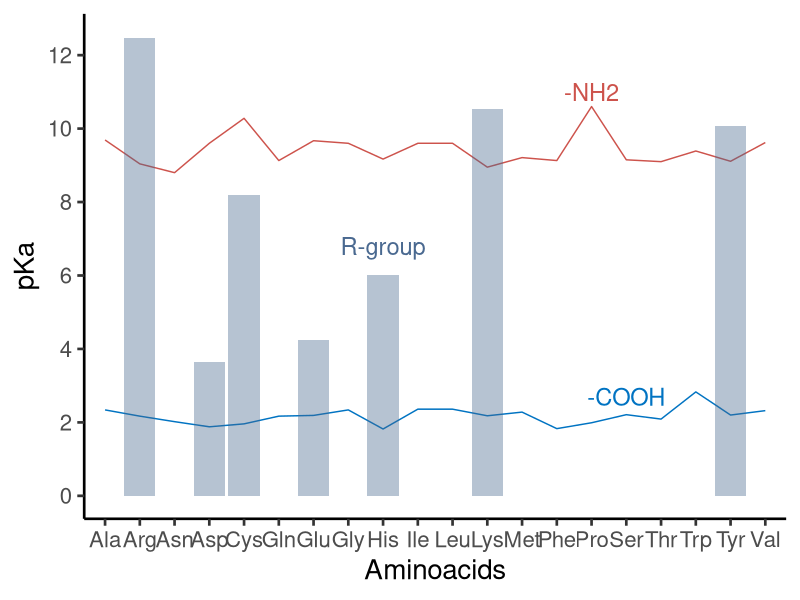
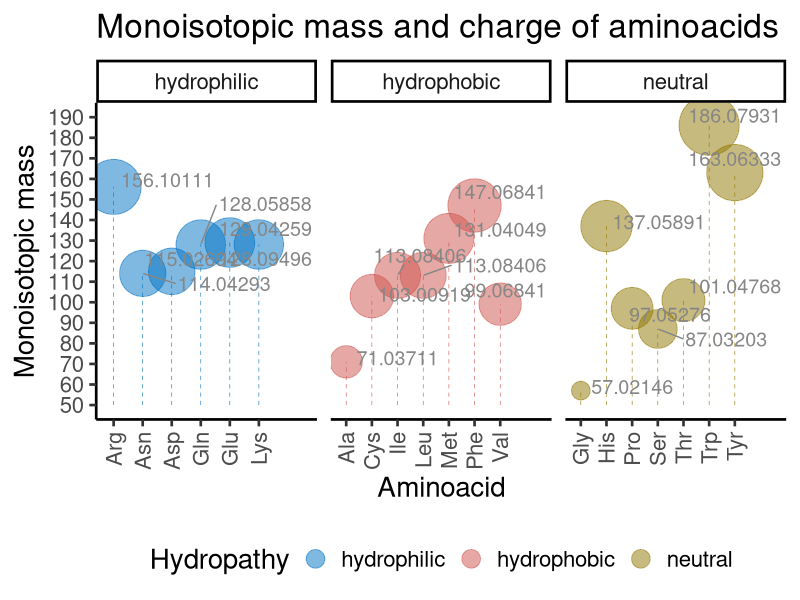

The R script that drew these images, in order:
# packages and data
library(tidyverse)
library(ggrepel)
library(kableExtra)
library(seqinr)
aminoacids <- read_tsv("./AAdata.tsv")

# Tabela resumindo as características dos aminoácidos
# summary of aminoacids table
aminoacids %>% 
    select(Name,Abbr,AA, Hydropathy, pKa, pKb, pKx, pl,
            Monoisotopic_Mass, frequency_in_proteins) %>%
    arrange(Hydropathy) %>%
     rename("Aminoacid" = Name,
            "pKa (COOH)" = pKa,
            "pKb (NH2)" = pKb,
            "pKx (side chain)" = pKx,
            "Monoisotopic Mass" = Monoisotopic_Mass,
            "Frequency in proteins (%)" = frequency_in_proteins) %>%
    kbl(caption = "Summary of amino acids properties",
      align = "c") %>% 
  kable_classic(full_width = F, html_font = "Cambria")

# Functions to calculate the pKa of a peptide, given the one letter code for each amino acid
pKa <- function(x) {
    if (x == "A" || x =="G") {
        return(2.34)
    } else if (x == "V") {
        return(2.32)
    } else if (x == "L" || x == "I") {
        return(2.36)
    } else if (x == "P") {
        return(1.99)
    } else if (x == "F") {
        return(1.83)
    } else if (x == "Y") {
        return(2.20)
    } else if (x == "W") {
        return(2.83)
    } else if (x == "C") {
        return(1.96)
    } else if (x == "M") {
        return(2.28)
    } else if (x == "S") {
        return(2.21)
    } else if (x == "T") {
        return(2.09)
    } else if (x == "N") {
        return(2.02)
    } else if (x == "Q") {
        return(2.17)
    } else if (x == "D") {
        return(1.88)
    } else if (x == "E") {
        return(2.19)
    } else if (x == "K") {
        return(2.18)
    } else if (x == "R") {
        return(2.17)
    } else if (x == "H") {
        return(1.82)
    }
}

pKb <- function(x) {
    if (x == "A") {
        return(9.69)
    } else if (x == "G" || x == "L" ||
               x == "I" || x == "D") {
        return(9.60)
    } else if (x == "C") {
        return(10.28)
    } else if (x == "M") {
        return(9.21)
    } else if (x == "S") {
        return(9.15)
    } else if (x == "T") {
        return(9.10)
    } else if (x == "N") {
        return(8.80)
    } else if (x == "Q" || x == "F") {
        return(9.13)
    } else if (x == "E") {
        return(9.67)
    } else if (x == "K") {
        return(8.95)
    } else if (x == "R") {
        return(9.04)
    } else if (x == "H") {
        return(9.17)
    } else if (x == "V") {
        return(9.62)
    } else if (x == "P") {
        return(10.60)
    } else if (x == "Y") {
        return(9.11)
    } else if (x == "W") {
        return(9.39)
    }
}

pKx <- function(x) {
    if (x == "A" || x == "G" || x == "V" ||
        x == "L" || x == "I" || x == "P" ||
        x == "F" || x == "W" || x == "N" ||
        x == "Q" || x == "S" || x == "T" ||
        x == "M") {
        return(NA)
    } else if (x == "C") {
        return(8.18)
    } else if (x == "Y") {
        return(10.07)
    } else if (x == "D") {
        return(3.65)
    } else if (x == "E") {
        return(4.25)
    } else if (x == "K") {
        return(10.53)
    } else if (x == "R") {
        return(12.48)
    } else if (x == "H") {
        return(6.00)
    }
}

# Function to calculate the monoisotopic mass of a peptide, given the one letter code amino acid
monoisotopic_mass <- function(x) {
    if (x == "A") {
        return(71.03711)
    } else if (x == "C") {
        return(103.00919)
    } else if (x == "D") {
        return(115.02694)
    } else if (x == "E") {
        return(129.04259)
    } else if (x == "F") {
        return(147.06841)
    } else if (x == "G") {
        return(57.02146)
    } else if (x == "H") {
        return(137.05891)
    } else if (x == "I") {
        return(113.08406)
    } else if (x == "K") {
        return(128.09496)
    } else if (x == "L") {
        return(113.08406)
    } else if (x == "M") {
        return(131.04049)
    } else if (x == "N") {
        return(114.04293)
    } else if (x == "P") {
        return(97.05276)
    } else if (x == "Q") {
        return(128.05858)
    } else if (x == "R") {
        return(156.10111)
    } else if (x == "S") {
        return(87.03203)
    } else if (x == "T") {
        return(101.04768)
    } else if (x == "V") {
        return(99.06841)
    } else if (x == "W") {
        return(186.07931)
    } else if (x == "Y") {
        return(163.06333)
    }
}

# function to calculate the isoelectric point for the amino acid, given the one letter code
pI <- function(x) {
    if (x == "A" || x == "G" || x == "V" || x == "L" || x == "I" ||
        x == "P" || x == "F" || x == "Y" || x == "W") {
        return(6.00)
    } else if (x == "C" || x == "M") {
        return(5.07)
    } else if (x == "S" || x == "T") {
        return(5.60)
    } else if (x == "N" || x == "Q") {
        return(5.41)
    } else if (x == "D" || x == "E") {
        return(2.77)
    } else if (x == "K" || x == "R") {
        return(10.53)
    } else if (x == "H") {
        return(7.59)
    }
}

# calculate the monoisotopic mass of a peptide
monoisotopic_pepetide <- function(x) {
    sum <- 0
    for (i in 1:length(x)) {
        sum <- sum + monoisotopic_mass(x[i])
    }
    return(sum)
}

# how to use the monoisotopic_pepetide function
# Natriuretic peptides B (P16860) sequence for testing
AA <- c("M","D","P","Q","T","A","P","S","R","A","L","L",
"L","L","L","F","L","H","L","A","F","L","G","G","R","S","H",
"P","L","G","S","P","G","S","A","S","D","L","E","T","S","G","L","Q","E","Q",
"R","N","H","L","Q","G","K","L","S","E","L","Q","V","E","Q","T","S","L","E",
"P","L","Q","E","S","P","R","P","T","G","V","W","K","S","R","E","V","A","T",
"E","G","I","R","G","H","R","K","M","V","L","Y","T","L","R","A","P","R","S",
"P","K","M","V","Q","G","S","G","C","F","G","R","K","M","D","R","I","S",
"S","S","S","G","L","G","C","K","V","L","R","R","H")
monoisotopic_pepetide(AA)

# plot the pKa values for a given sequence of amino acids
pKa_plot <- function(x) {
    ggplot(aminoacids, aes(x = Abbr)) +
        geom_line(aes(y = pKa, group = 1), color = "#0073C2FF") +
        annotate("text", x = 16, y = 2.7, label = "-COOH",
            color = "#0073C2FF", size = 6) +
        geom_line(aes(y = pKb, group = 2), color = "#CD534CFF") +
        annotate("text", x = 15, y = 11, label = "-NH2",
            color = "#CD534CFF", size = 6) +
        geom_col(aes(y = pKx, group = 3), fill = "#4A6990FF", alpha = 0.4) +
        annotate("text", x = 9, y = 6.8, label = "R-group",
            color = "#4A6990FF", size = 6) +
        scale_y_continuous(limits = c(0, 12.5), breaks = seq(0, 12.5, 2)) +
        labs(x = "Aminoacids", y = "pKa") +
    theme_classic(base_size = 20)
}

# using the function to plot the pKa
# it is necessary to have a data.frame containing the variables pKa, pKb, and pKx
pKa_plot(aminoacids)

# function to plot the monoisotopic mass of the aminoacids coloring by hydropathy
monoiso_plot <- function(x) {
    ggplot(aminoacids, aes(x = Abbr, y = Monoisotopic_Mass,
                    size = Monoisotopic_Mass, color = Hydropathy)) +
            scale_color_manual(values = c("#0073C2FF", "#CD534CFF", "#8F7700FF")) +
    geom_point(alpha = 0.5) +
    guides(colour = guide_legend(override.aes = list(size=6)), size = FALSE) +
    geom_segment(aes(x = Abbr, xend = Abbr,
                     y = 50, yend = Monoisotopic_Mass),
                     linewidth = 0.2, linetype = "dashed",
                     show.legend = FALSE) +
    geom_text_repel(aes(label = Monoisotopic_Mass),
        color = "#868686FF", size = 5, nudge_x = 2,
            nudge_y = 2, show.legend = FALSE) +
    scale_size(range = c(6, 20)) +
    scale_y_continuous(limits = c(50, 190),
        breaks = seq(50, 190, 10)) +
    labs(x = "Aminoacid", y = "Monoisotopic mass",
         title = "Monoisotopic mass and charge of aminoacids") +
    theme_classic(base_size = 20) +
    theme(axis.text.x = element_text(angle = 90,
                    vjust = 0.5, hjust = 1), legend.position = "bottom") +
                    facet_wrap(~ Hydropathy, ncol = 3, scales = "free_x")
}

# using the function for plot monoisotopic masses and hydropathy
monoiso_plot(aminoacids)
